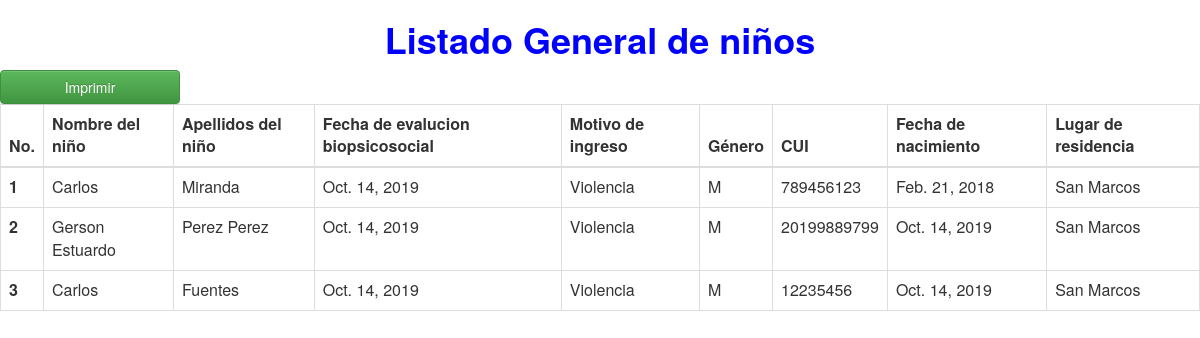
The page /reporte/ on the database its author committed.
### nino/models.py (models this page shows, shortened)
class NNA(models.Model):
    SEXO=[
        ("M","Masculino"),
        ("F","Femenino"),
    ]
    EDUCACION=[
        ("P","Primario"),
        ("Pr","Pre-Primario"),
        ("Ba","Básico"),
        ("D","Diversificado"),
    ]
    fecha_evaluacion = models.DateField(verbose_name="Fecha de evaluación Biopsicosocial")
    nombre_nino = models.CharField(max_length=60,verbose_name="Nombres del niño")
    apellido_nino = models.CharField(max_length=60,verbose_name="Apellidos del niño")
    image = models.ImageField(upload_to="img",verbose_name="Fotografía del niño")
    cui = models.CharField(max_length=60,verbose_name="CUI")
    sexo = models.CharField(max_length=3,choices=SEXO,verbose_name="Sexo")
    grado_educativo=models.CharField(max_length=30,choices=EDUCACION,null=True,blank=True,verbose_name="Nivel educativo")
    fecha_nacimiento = models.DateField(verbose_name="Fecha de nacimiento")
    lugar_nacimiento = models.CharField(max_length=60,verbose_name="Lugar de nacimiento")
    lugar_residencia = models.CharField(max_length=60,verbose_name="Lugar de residencia")
    motivo_ingreso=models.ForeignKey(Motivo_Ingreso,on_delete=models.PROTECT)
    ocupacion = models.CharField(max_length=60,null=True,blank=True,verbose_name="Ocupación")
    religion = models.CharField(max_length=30,null=True,blank=True,verbose_name="Religión")
    idioma=models.ForeignKey(Idioma,on_delete=models.PROTECT)
    etnia=models.ForeignKey(Etnia,on_delete=models.PROTECT)
    nombre_madre = models.CharField(max_length=100,verbose_name="Nombre completo de la madre")
    nombre_padre = models.CharField(max_length=100,verbose_name="Nombre completo del padre")
    fecha_ingreso = models.DateField(verbose_name="Fecha de ingreso a CANICA")
    estado=models.BooleanField(default=True,verbose_name="Estado")
    class Meta:
        verbose_name = 'NNA'
        verbose_name_plural = 'NNAs'

class Motivo_Ingreso(models.Model):
    nombre_motivo = models.CharField(max_length=60,verbose_name="Motivo de ingreso")
    descripcion=models.TextField(verbose_name="Descripción")
    estado=models.BooleanField(default=True,verbose_name="Estado")
    class Meta:
        verbose_name = 'Motivo_Ingreso'
        verbose_name_plural = 'Motivo_Ingresos'
    def __str__(self):
        return self.nombre_motivo

### nino/views.py (the view)
# urls.py: path("",views.NNAListView.as_view(),name="list"),
class NNAListView(generic.ListView):
    model = NNA
    template_name = "list.html"

### nino/templates/list.html (shortened to what this page needs)
<html>
    <head>
            <link rel="stylesheet" href="//maxcdn.bootstrapcdn.com/bootstrap/3.2.0/css/bootstrap.min.css">
            <link rel="stylesheet" href="//maxcdn.bootstrapcdn.com/bootstrap/3.2.0/css/bootstrap-theme.min.css">
    </head>
    <body>
            <center>
                    <h1 style="color: blue;"><strong>Listado General de niños</strong></h1>
            </center>
            <button class="btn btn-success hidden-print float-right" style="width: 15%;" onclick="myFunction()">Imprimir</button>
            <br>
            <table class="table table-bordered">
                    <thead>
                      <tr>
                        <th scope="col">No.</th>
                        <th scope="col">Nombre del niño</th>
                        <th scope="col">Apellidos del niño</th>
                        <th scope="col">Fecha de evalucion biopsicosocial</th>
                        <th scope="col">Motivo de ingreso</th>
                        <th scope="col">Género</th>
                        <th scope="col">CUI</th>
                        <th scope="col">Fecha de nacimiento</th>
                        <th scope="col">Lugar de residencia</th>
                      </tr>
                    </thead>
                    <tbody>
                        {% for reporte in object_list %}
                      <tr>
                        <th scope="row">{{reporte.id}}</th>
                        <td>{{reporte.nombre_nino}}</td>
                        <td>{{reporte.apellido_nino}}</td>
                        <td>{{reporte.fecha_evaluacion}}</td>
                        <td>{{reporte.motivo_ingreso}}</td>
                        <td>{{reporte.sexo}}</td>
                        <td>{{reporte.cui}}</td>
                        <td>{{reporte.fecha_nacimiento}}</td>
                        <td>{{reporte.lugar_residencia}}</td>
                      </tr>
                      {% endfor %}
                    </tbody>
                  </table>
    </body>
</html>

### rows shown on the page
NNA: id "1", nombre_nino "Carlos", apellido_nino "Miranda", fecha_evaluacion "Oct. 14, 2019", motivo_ingreso "Violencia", sexo "M", cui "789456123", fecha_nacimiento "Feb. 21, 2018", lugar_residencia "San Marcos"
NNA: id "2", nombre_nino "Gerson Estuardo", apellido_nino "Perez Perez", fecha_evaluacion "Oct. 14, 2019", motivo_ingreso "Violencia", sexo "M", cui "20199889799", fecha_nacimiento "Oct. 14, 2019", lugar_residencia "San Marcos"
NNA: id "3", nombre_nino "Carlos", apellido_nino "Fuentes", fecha_evaluacion "Oct. 14, 2019", motivo_ingreso "Violencia", sexo "M", cui "12235456", fecha_nacimiento "Oct. 14, 2019", lugar_residencia "San Marcos"
